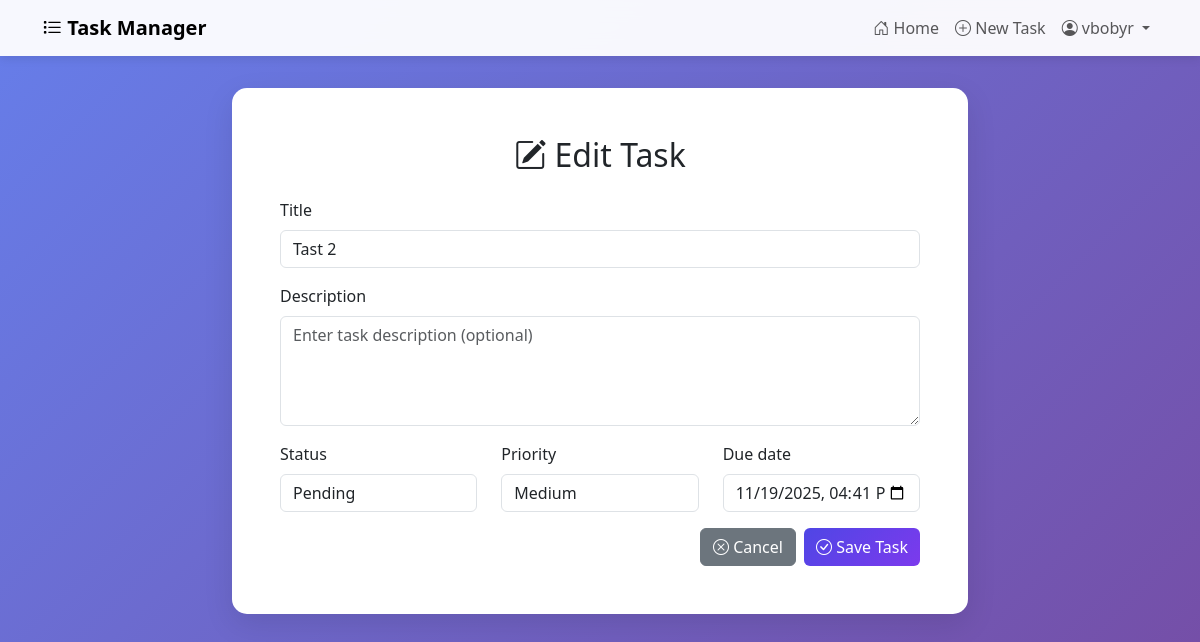
Screenshot of /2/update/ (signed in) with the database file from the repository.
### tasks/models.py (models this page shows, shortened)
class Task(models.Model):
    PRIORITY_CHOICES = [
        ('low', 'Low'),
        ('medium', 'Medium'),
        ('high', 'High'),
    ]
    STATUS_CHOICES = [
        ('pending', 'Pending'),
        ('in_progress', 'In Progress'),
        ('completed', 'Completed'),
    ]
    title = models.CharField(max_length=200)
    description = models.TextField(blank=True)
    status = models.CharField(max_length=20, choices=STATUS_CHOICES, default='pending')
    priority = models.CharField(max_length=20, choices=PRIORITY_CHOICES, default='medium')
    created_at = models.DateTimeField(auto_now_add=True)
    updated_at = models.DateTimeField(auto_now=True)
    due_date = models.DateTimeField(null=True, blank=True)
    user = models.ForeignKey(User, on_delete=models.CASCADE, related_name='tasks')
    class Meta:
        ordering = ['-created_at']

### tasks/views.py (the view)
# urls.py: path('<int:pk>/update/', views.task_update, name='task_update'),
@login_required
def task_update(request, pk):
    task = get_object_or_404(Task, pk=pk, user=request.user)
    if request.method == 'POST':
        form = TaskForm(request.POST, instance=task)
        if form.is_valid():
            form.save()
            return redirect('task_list')
    else:
        form = TaskForm(instance=task)
    return render(request, 'tasks/task_form.html', {'form': form, 'title': 'Edit Task'})

### tasks/forms.py
class TaskForm(forms.ModelForm):
    class Meta:
        model = Task
        fields = ['title', 'description', 'priority', 'due_date', 'status']
        widgets = {
            'title': forms.TextInput(attrs={
                'class': 'form-control',
                'placeholder': 'Enter task title'
            }),
            'description': forms.Textarea(attrs={
                'class': 'form-control',
                'rows': 4,
                'placeholder': 'Enter task description (optional)'
            }),
            'priority': forms.Select(attrs={
                'class': 'form-control'
            }),
            'due_date': forms.DateTimeInput(attrs={
                'class': 'form-control',
                'type': 'datetime-local'
            }),
            'status': forms.Select(attrs={
                'class': 'form-control'
            }),
        }

### tasks/templates/tasks/task_form.html (shortened to what this page needs)
{% extends 'base.html' %}
{% block content %}
<div class="row justify-content-center">
    <div class="col-md-8">
        <div class="card">
            <div class="card-body p-5">
                <h2 class="text-center mb-4">
                    <i class="bi bi-pencil-square"></i> {{ title }}
                </h2>
                <form method="post">
                    <div class="mb-3">
                        <label class="form-label">{{ form.title.label }}</label>
                        {{ form.title }}
                    </div>
                    <div class="mb-3">
                        <label class="form-label">{{ form.description.label }}</label>
                        {{ form.description }}
                    </div>
                    <div class="row">
                        <div class="col-md-4 mb-3">
                            <label class="form-label">{{ form.status.label }}</label>
                            {{ form.status }}
                        </div>
                        <div class="col-md-4 mb-3">
                            <label class="form-label">{{ form.priority.label }}</label>
                            {{ form.priority }}
                        </div>
                        <div class="col-md-4 mb-3">
                            <label class="form-label">{{ form.due_date.label }}</label>
                            {{ form.due_date }}
                        </div>
                    </div>
                    <div class="d-grid gap-2 d-md-flex justify-content-md-end">
                        <a href="{% url 'task_list' %}" class="btn btn-secondary">
                            <i class="bi bi-x-circle"></i> Cancel
                        </a>
                        <button type="submit" class="btn btn-primary">
                            <i class="bi bi-check-circle"></i> Save Task
                        </button>
                    </div>
                </form>
            </div>
        </div>
    </div>
</div>
{% endblock %}

### tasks/templates/base.html (shortened to what this page needs)
<!DOCTYPE html>
<html lang="en">
<head>
    <link href="https://cdn.jsdelivr.net/npm/bootstrap@5.3.0/dist/css/bootstrap.min.css" rel="stylesheet">
    <link rel="stylesheet" href="https://cdn.jsdelivr.net/npm/bootstrap-icons@1.11.0/font/bootstrap-icons.css">
</head>
<body>
    <nav class="navbar navbar-expand-lg navbar-light">
        <div class="container">
            <a class="navbar-brand fw-bold" href="{% url 'task_list' %}">
                <i class="bi bi-list-task"></i> Task Manager
            </a>
            <div class="collapse navbar-collapse" id="navbarNav">
                <ul class="navbar-nav ms-auto">
                    {% if user.is_authenticated %}
                        <li class="nav-item">
                            <a class="nav-link" href="{% url 'task_list' %}">
                                <i class="bi bi-house-door"></i> Home
                            </a>
                        </li>
                        <li class="nav-item">
                            <a class="nav-link" href="{% url 'task_create' %}">
                                <i class="bi bi-plus-circle"></i> New Task
                            </a>
                        </li>
                        <li class="nav-item dropdown">
                            <a class="nav-link dropdown-toggle" href="#" role="button" data-bs-toggle="dropdown">
                                <i class="bi bi-person-circle"></i> {{ user.username }}
                            </a>
                        </li>
                    {% endif %}
                </ul>
            </div>
        </div>
    </nav>
    <div class="container content-wrapper">
        {% block content %}
        {% endblock %}
    </div>
</body>
</html>

### tasks/templates/base.html (style rules this page uses)
:root { --primary-color: #4f46e5; --secondary-color: #7c3aed; --success-color: #10b981; --danger-color: #ef4444; --warning-color: #f59e0b; }
body { background: linear-gradient(135deg, #667eea 0%, #764ba2 100%); min-height: 100vh; font-family: 'Segoe UI', Tahoma, Geneva, Verdana, sans-serif; }
.navbar { background: rgba(255, 255, 255, 0.95) !important; backdrop-filter: blur(10px); box-shadow: 0 2px 10px rgba(0,0,0,0.1); }
.content-wrapper { margin-top: 2rem; margin-bottom: 2rem; }
.card { border: none; border-radius: 15px; box-shadow: 0 10px 30px rgba(0,0,0,0.1); transition: transform 0.3s ease, box-shadow 0.3s ease; }
.btn-primary { background: linear-gradient(135deg, var(--primary-color), var(--secondary-color)); border: none; }

### rows the page displays
Task: title "Tast 2", status "Pending", priority "Medium", due_date "11/19/2025 16:41"

### other values shown
{{ user.username }} "vbobyr"
{{ title }} "Edit Task"
